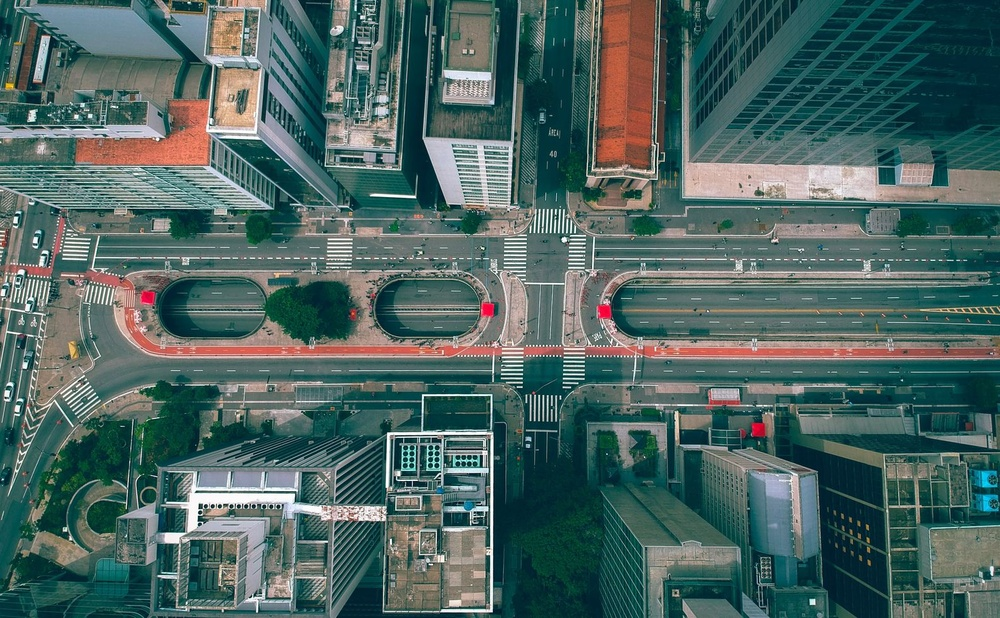
#> input picture Extra/sp.jpg, 1000 x 618 px, shrunk from 1582 x 978 before the run
$ jupyter execute 'How to use skimage.ipynb'   (shell and % lines are left out)
#> lines starting #> are read from the running program, lines starting #| are printed output that depends on the picture
# SKIMAGE

[cell 1]
from skimage import io

[cell 2]
# Ler imagem
img = io.imread('../Extra/sp.jpg')
#> img is the input picture: shape (618, 1000, 3); mean R, G, B 76.2, 101.1, 98.1
print(img.shape) # returns a tuple of number of rows, columns and channels if RGB
#| (618, 1000, 3)
io.imshow(img);

[cell 3]
# Salvar imagem
io.imsave('../Extra/new_image.jpg',img)

[cell 4]
# Converter escalas de cor
from skimage import color

gray_image = color.rgb2gray(img)
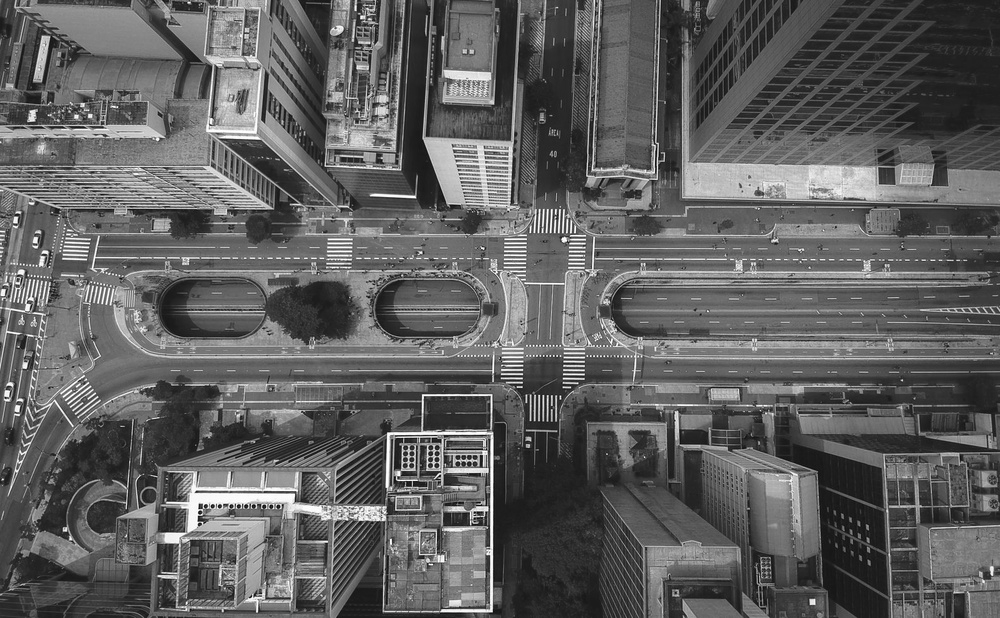
#> gray_image: shape (618, 1000) float64; min 0.0163, max 1, mean 0.375
print(gray_image.shape) # returns number of rows and columns
#| (618, 1000)
io.imshow(gray_image);

[cell 5]
# Convertendo de rgb para hsv
hsv_image = color.rgb2hsv(img)
#> hsv_image: shape (618, 1000, 3) float64; mean of channels 0, 1, 2 0.422, 0.463, 0.422
print(hsv_image.shape)
#| (618, 1000, 3)
io.imshow(hsv_image);

[cell 6]
# Outra forma de conversao de espaco de cores
new_space_image= color.convert_colorspace(img,'RGB','RGB CIE')
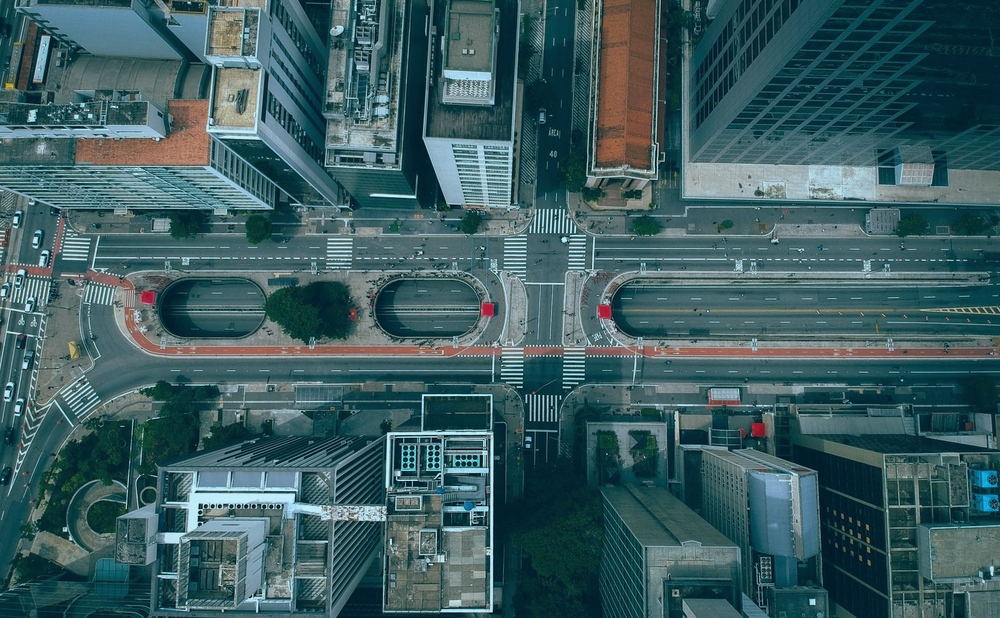
#> new_space_image: shape (618, 1000, 3) float64; mean R, G, B 0.0458, 0.0707, 0.0741; drawn with min black and max white
print(new_space_image.shape)
#| (618, 1000, 3)
io.imshow(new_space_image);

[cell 7]
import numpy as np
from skimage import draw

[cell 8]
# Leitura
img = np.zeros((100, 100), dtype=np.uint8)

# Desenha um círculo
x, y = draw.circle(50, 50, 10)
img[x, y] = 1

io.imshow(img);
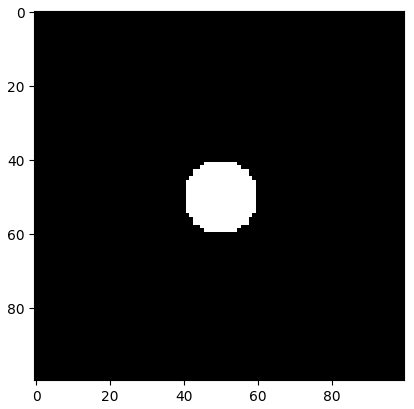
#> figure drawn by matplotlib, 1 panel

[cell 9]
# Cria uma imagem vazia
img = np.zeros((100, 100), dtype=np.uint8)
r = np.array([10, 25, 80, 50]) # Row coordinates of vertices of polygon
c = np.array([10, 60, 40, 10]) # Column coordinates of vertices of polygon

# Desenha um polígono
x, y = draw.polygon(r, c)
img[x, y] = 1


io.imshow(img);
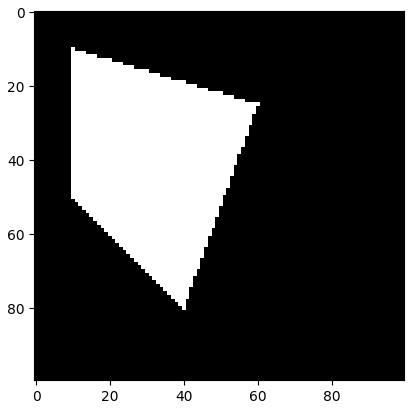
#> figure drawn by matplotlib, 1 panel

[cell 10]
# Cria uma imagem vazia
img = np.zeros((100, 100), dtype=np.uint8)

# Desenha um polígono
rr, cc = draw.circle_perimeter(40, 65, 15)

img[rr, cc] = 1


io.imshow(img);
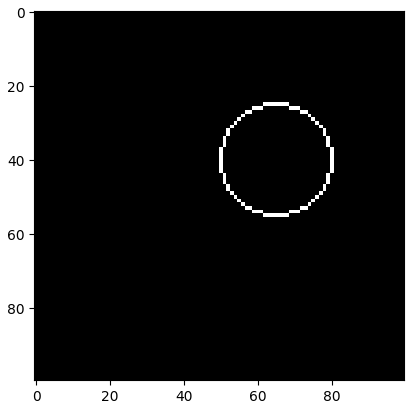
#> figure drawn by matplotlib, 1 panel
